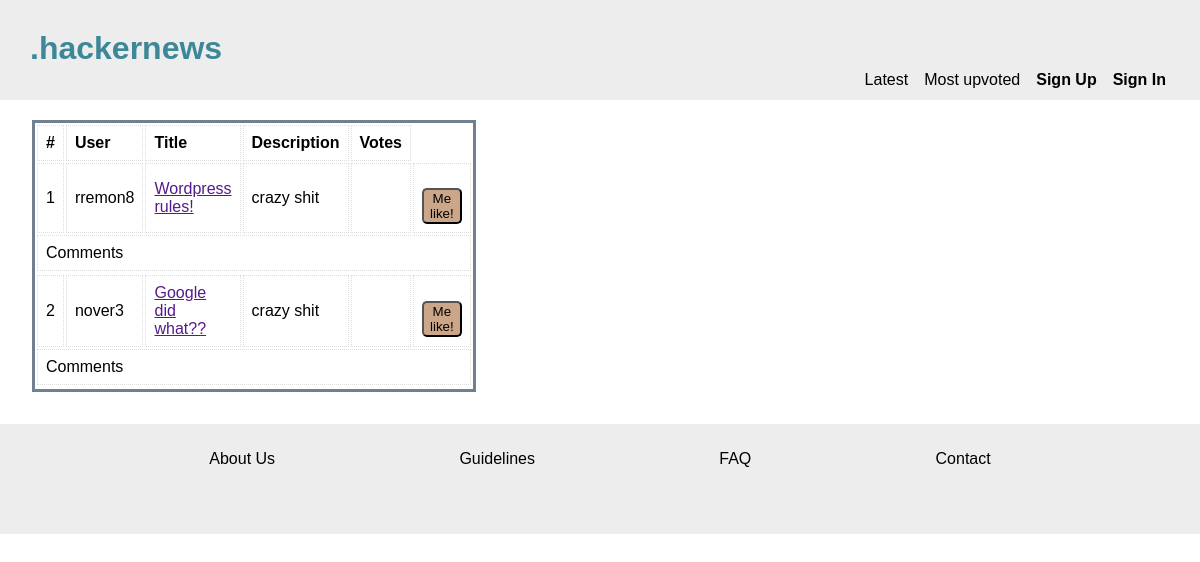
Before: / with the older database file.
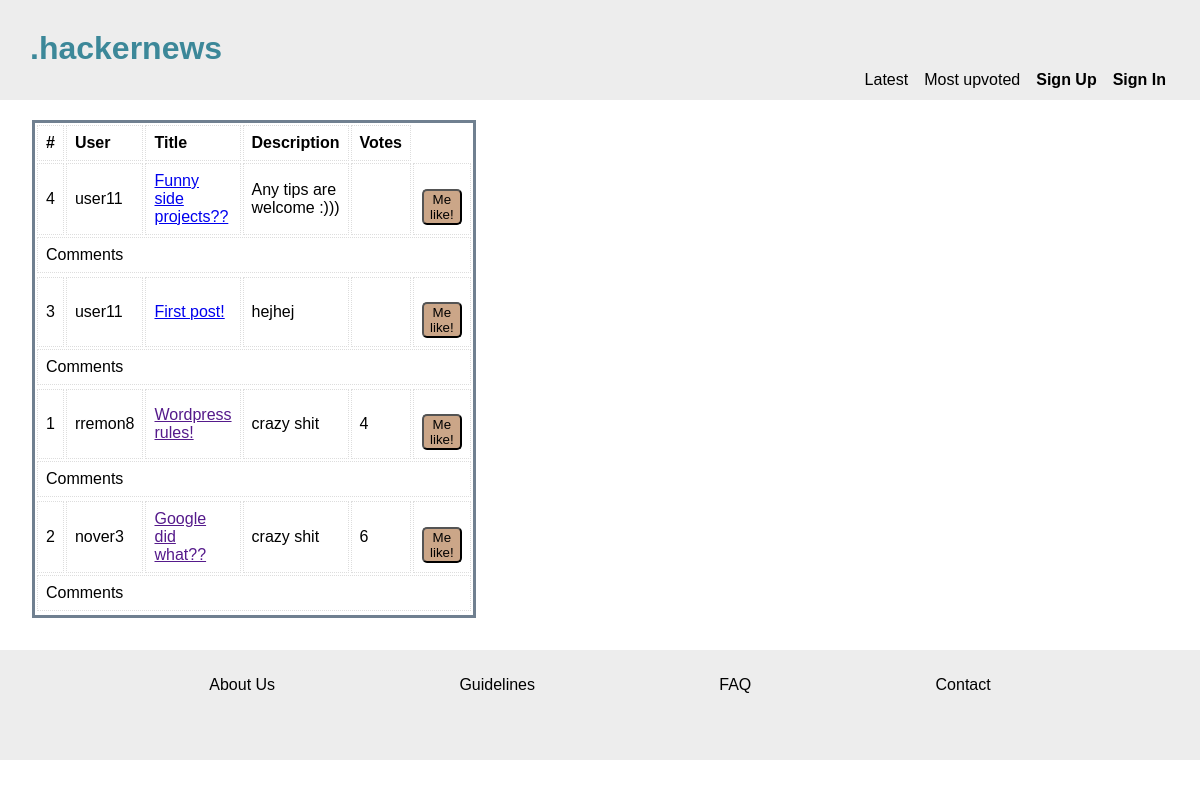
After: the same page with the newer database file.
### tables this page shows
CREATE TABLE posts (
	id INTEGER PRIMARY KEY, 
	users_id INT NOT NULL, 
	author VARCHAR NOT NULL, 
	title VARCHAR, 
	description VARCHAR, 
	link VARCHAR, 
	upvotes INT, 
	published TIMESTAMP NOT NULL,  
	FOREIGN KEY (users_id) REFERENCES users( id), 
	FOREIGN KEY (author) REFERENCES users(username));

### app/functions.php (called while the page is built, shortened)
<?php
function getLatestPosts(PDO $pdo){
    $statement = $pdo->prepare('SELECT * FROM posts ORDER BY published DESC');
    $statement->execute();
    $posts = $statement->fetchAll(PDO::FETCH_ASSOC);
    return $posts;
}

### index.php (the view, shortened to what this page needs)
<?php
require __DIR__ . '/app/autoload.php';
require __DIR__ . '/views/header.php';
?>
<div class="boxXL">
<main>
    <table class="postsTable">
    <?php if (isset($_GET['votes'])) {
                    $posts = getTopPosts($pdo);
             }
            else {
                $posts = getLatestPosts($pdo);
                } ?>
        <tbody>
            <tr>
                <th>#</th>
                <th>User</th>
                <th>Title</th>
                <th>Description</th>
                <th>Votes</th>
            </tr>
            <?php foreach ($posts as $post) : ?>
            <tr>
                <td><?php echo $post['id']; ?></td>
                <td><?php echo $post['author']; ?></td>
                <td><a href="<?php echo $post['link']; ?>"> <?php echo $post['title']; ?></a></td>
                <td><?php echo $post['description']; ?></td>
                <td><?php echo $post['upvotes']; ?></td>
                <td><button>Me like!</button></td>
            </tr>
            </tbody>
            <tbody>
                <tr>
                    <td colspan="6">Comments</td>
                </tr>
            </tbody>
            <?php endforeach; ?>
    </table>
</main>
</div>
<?php require __DIR__ . '/views/footer.php'; ?>

### views/header.php (shortened to what this page needs)
<!DOCTYPE html>
<html lang="en">
<head>
    <link rel="stylesheet" href="/assets/css/global.css">
    <link rel="stylesheet" href="/assets/css/header.css">
    <link rel="stylesheet" href="/assets/css/index.css">
    <link rel="stylesheet" href="/assets/css/footer.css">
    <link rel="stylesheet" href="/assets/css/login.css">
    <link rel="stylesheet" href="/assets/css/profile.css">
</head>
<body>
    <header>
        <h1><a href="index.php" id="titleLink">.hackernews</a></h1>
        <nav>
            <a href="index.php?=latest">Latest</a>
            <a href="index.php?=votes">Most upvoted</a>
            <?php if (isset($_SESSION['user'])) : ?>
                <a href="createPost.php" class="bold">Create Post</a>
                <a href="profile.php" class="bold">My Profile</a>
                <a href="app/users/logout.php" class="bold">Log Out</a>
            <?php else : ?>
                <a href="login.php" class="bold">Sign Up</a>
                <a href="login.php" class="bold">Sign In</a>
            <?php endif; ?>
        </nav>
    </header>

### views/footer.php
<!DOCTYPE html>
<html lang="en">
<footer>
    <nav>
        <a href="xx">About Us</a>
        <a href="xx">Guidelines</a>
        <a href="xx">FAQ</a>
        <a href="xx">Contact</a>
    </nav>
</footer>
</body>
</html>

### assets/css/global.css (style rules this page uses)
* { box-sizing: border-box; margin: 0; font-family: Arial, Helvetica, sans-serif; }
:root { --header-footer-bg: rgb(237, 237, 237); --main-bg: rgb(237, 237, 237); --signIn-Out-btn: rgb(203, 166, 136); --title-heading: rgb(60, 136, 153); }

### assets/css/header.css (style rules this page uses)
header { background-color: var(--header-footer-bg); text-align: left; font-family: 'Arial'; font-size: 1rem; padding: 30px; height: 100px; position: absolute; top: 0; width: 100%; z-index: 2; }
#titleLink { text-decoration: none; color: var(--title-heading); }
nav { display: flex; justify-content: flex-end; margin: 4px; }
header nav a { color: black; font-size: 1rem; text-decoration: none; margin-left: 1rem; }
.bold { font-weight: bold; }

### assets/css/index.css (style rules this page uses)
main { z-index: 1; max-width: 1000px; height: 100%; margin-top: 120px; }
.boxXL { margin: 2rem; }
table { max-height: fit-content; width: 400px; border: slategray; border-style: solid; }
td, th { border: 1px dotted #dddddd; text-align: left; padding: 8px; }

### assets/css/footer.css (style rules this page uses)
footer { background-color: var(--header-footer-bg); text-align: center; font-family: 'Arial'; font-size: 1.2rem; padding: 15px; height: 80px; position: static; bottom: 0; width: 100%; z-index: 0; }
footer nav { display: flex; flex-direction: column; justify-content: space-evenly; margin: 10px; line-height: 20px; }
nav a { color: black; font-size: 1rem; text-decoration: none; }
@media screen and (min-width: 700px) { footer { background-color: var(--header-footer-bg); text-align: center; font-family: 'Arial'; font-size: 1.5rem; padding: 15px; height: 110px; bottom: 0; width: 100%; } }
@media screen and (min-width: 700px) { footer nav { display: flex; flex-direction: row; justify-content: space-evenly; margin: 10px; } }

### assets/css/login.css (style rules this page uses)
button { border-radius: 5px; max-width: 80px; background-color: var(--signIn-Out-btn); margin-top: 1rem; }

Changed rows visible on the page:
added posts: id "4", author "user11", title "Funny side projects??", description "Any tips are welcome :)))"
added posts: id "3", author "user11", title "First post!", description "hejhej"
changed posts "rremon8": upvotes (not shown) → "4"
changed posts "nover3": upvotes (not shown) → "6"
